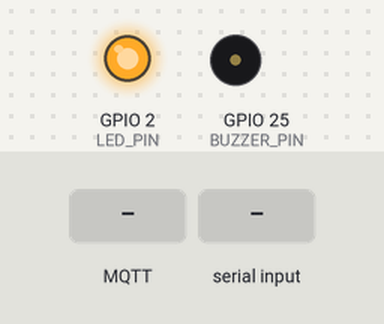
The sketch below on a simulated ESP32. On the bench: output pins drawn as LEDs (lit = HIGH), buzzer (waves = sounding, pin HIGH). Inputs (shaded band) come from the test bench. WiFi joins after 1.5 s; servers stay silent unless stated; no MQTT or app messages arrive unless stated; what the sketch prints to the serial monitor is not drawn.

Above: at 2.9 s.
At 4.4 s:
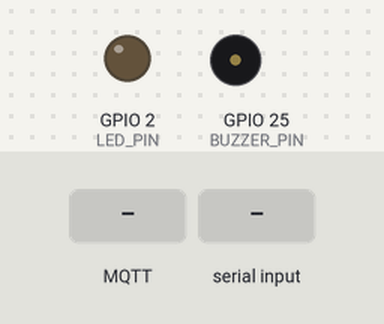
4.5 s: MQTT message "BUZZ" arrives on the first subscribed topic
At 4.8 s:
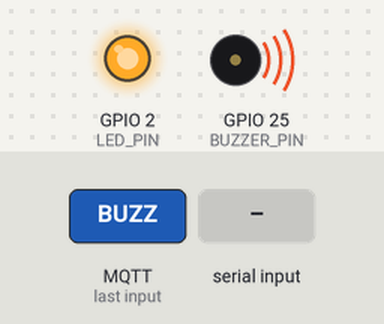
6.0 s: "BUZZ\n" received over Serial
7.5 s: "1\n" received over Serial
9.0 s: MQTT message "1" arrives on the first subscribed topic
12.0 s: MQTT message "on" arrives on the first subscribed topic
Timing chart, 0 to 14.5 s (numbered marks = the images above; inputs shaded):
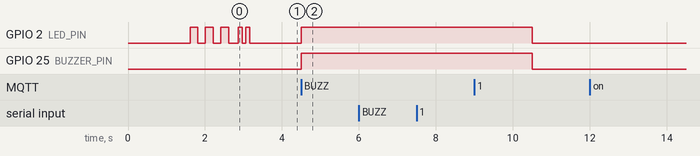

The sketch:

esp32_mqtt_firmware.ino
```cpp
/*
 * Smart Kitchen Hygiene - ESP32 MQTT Buzzer Client
 * =================================================
 *
 * Firmware ESP32 untuk menerima trigger buzzer via MQTT (Cloud)
 * maupun via kabel Serial (Lokal).
 *
 * Hardware:
 *   - ESP32 Development Board
 *   - Active Buzzer pada pin GPIO 25
 *
 * Library yang dibutuhkan:
 *   - PubSubClient by Nick O'Leary
 *   - WiFi (built-in)
 */

#include <WiFi.h>
#include <PubSubClient.h>

// ============================================================
// KONFIGURASI
// ============================================================

// WiFi
const char* WIFI_SSID = "cuklis";
const char* WIFI_PASS = "cuklis123";

// MQTT Broker
const char* MQTT_BROKER = "broker.hivemq.com";
const int   MQTT_PORT   = 1883;
const char* MQTT_TOPIC  = "smartkitchen/buzzer";
const char* MQTT_CLIENT_ID = "esp32_kitchen_buzzer";

// Hardware Pins
const int BUZZER_PIN = 25;
const int LED_PIN    = 2;   // Built-in LED ESP32

// Buzzer Settings
const int BUZZ_DURATION_MS = 3000;  // 3 detik buzzer nyala

// ============================================================
// GLOBAL OBJECTS
// ============================================================
WiFiClient   wifiClient;
PubSubClient mqttClient(wifiClient);

unsigned long lastReconnectAttempt = 0;
unsigned long buzzerOffTime = 0;
bool buzzerActive = false;

// ============================================================
// FUNCTIONS
// ============================================================

void setupWiFi() {
  Serial.println("\n🔗 Menghubungkan ke WiFi...");
  Serial.print("   SSID: ");
  Serial.println(WIFI_SSID);

  WiFi.mode(WIFI_STA);
  WiFi.begin(WIFI_SSID, WIFI_PASS);

  int attempts = 0;
  while (WiFi.status() != WL_CONNECTED && attempts < 30) {
    delay(500);
    Serial.print(".");
    attempts++;
  }

  if (WiFi.status() == WL_CONNECTED) {
    Serial.println("\n✅ WiFi Terhubung!");
    Serial.print("   IP Address: ");
    Serial.println(WiFi.localIP());

    for (int i = 0; i < 3; i++) {
      digitalWrite(LED_PIN, HIGH);
      delay(200);
      digitalWrite(LED_PIN, LOW);
      delay(200);
    }
  } else {
    Serial.println("\n❌ Gagal terhubung ke WiFi! Restart...");
    delay(5000);
    ESP.restart();
  }
}

void triggerBuzzer() {
  Serial.println("🔊 BUZZER AKTIF!");

  digitalWrite(BUZZER_PIN, HIGH);
  digitalWrite(LED_PIN, HIGH);

  buzzerActive = true;
  buzzerOffTime = millis() + BUZZ_DURATION_MS;
}

void mqttCallback(char* topic, byte* payload, unsigned int length) {
  String message = "";
  for (unsigned int i = 0; i < length; i++) {
    message += (char)payload[i];
  }

  Serial.print("📩 Pesan MQTT diterima: ");
  Serial.println(message);

  if (message.startsWith("BUZZ")) {
    triggerBuzzer();
  }
}

bool reconnectMQTT() {
  Serial.print("📡 Menghubungkan ke MQTT broker: ");
  Serial.println(MQTT_BROKER);

  if (mqttClient.connect(MQTT_CLIENT_ID)) {
    Serial.println("✅ MQTT Terhubung!");
    mqttClient.subscribe(MQTT_TOPIC);

    for (int i = 0; i < 2; i++) {
      digitalWrite(LED_PIN, HIGH);
      delay(100);
      digitalWrite(LED_PIN, LOW);
      delay(100);
    }
    return true;
  } else {
    Serial.print("❌ MQTT gagal connect, rc=");
    Serial.println(mqttClient.state());
    return false;
  }
}

// ============================================================
// SETUP & LOOP
// ============================================================

void setup() {
  Serial.begin(115200);
  delay(100);

  Serial.println("===========================================");
  Serial.println("🍳 Smart Kitchen - ESP32 AI Buzzer");
  Serial.println("===========================================");

  pinMode(BUZZER_PIN, OUTPUT);
  pinMode(LED_PIN, OUTPUT);
  digitalWrite(BUZZER_PIN, LOW);
  digitalWrite(LED_PIN, LOW);

  setupWiFi();
  mqttClient.setServer(MQTT_BROKER, MQTT_PORT);
  mqttClient.setCallback(mqttCallback);
  reconnectMQTT();

  Serial.println("\n🚀 ESP32 siap menerima perintah Serial (Lokal) maupun MQTT (Cloud)!");
}

void loop() {
  // 1. Baca Perintah dari Kabel Serial (Mode Lokal Python)
  if (Serial.available()) {
    String msg = Serial.readStringUntil('\n');
    msg.trim();
    if (msg.length() > 0) {
      triggerBuzzer();
    }
  }

  // 2. Jaga koneksi MQTT & WiFi
  if (WiFi.status() != WL_CONNECTED) {
    setupWiFi();
  } else {
    if (!mqttClient.connected()) {
      unsigned long now = millis();
      if (now - lastReconnectAttempt > 5000) {
        lastReconnectAttempt = now;
        reconnectMQTT();
      }
    } else {
      mqttClient.loop();
    }
  }

  // 3. Matikan buzzer jika timeout
  if (buzzerActive && millis() >= buzzerOffTime) {
    digitalWrite(BUZZER_PIN, LOW);
    digitalWrite(LED_PIN, LOW);
    buzzerActive = false;
    Serial.println("🔇 Buzzer mati (3s timeout).");
  }
}
```

Measured:
- after the input at 4.5 s, GPIO 2 (LED_PIN), GPIO 25 (BUZZER_PIN): LOW → HIGH at once
- after the input at 6.0 s, every drawn part: stays the same
- after the input at 7.5 s, every drawn part: stays the same
- after the input at 12.0 s, every drawn part: stays the same
